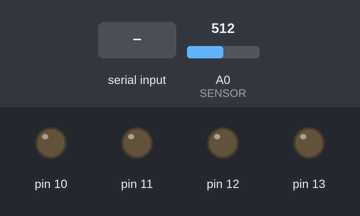
The sketch below on a simulated Arduino Uno, built with avr-gcc and run on an emulated ATmega328P. On the bench: output pins drawn as LEDs (lit = HIGH). Dashed ring = blinking. Inputs (shaded band) come from the test bench; at power-on: A0 (SENSOR) = 512. What the sketch prints to the serial monitor is not drawn.

Above: at 1.2 s.
1.3 s: byte 2 (2) received over Serial
At 1.63 s:
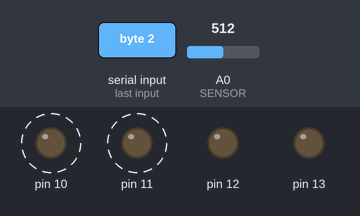
4.3 s: byte 1 (1) received over Serial
At 5.2 s:
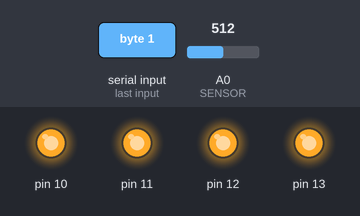
6.2 s: byte 2 (2) received over Serial
At 12.1 s:
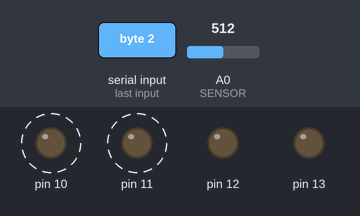
12.2 s: "1" received over Serial
At 13.1 s:
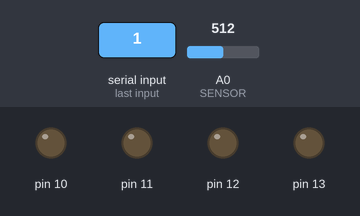
Timing chart, 0 to 15.2 s (numbered marks = the images above; inputs shaded):
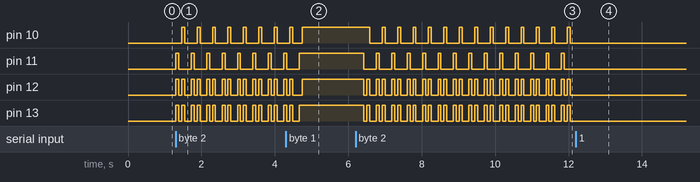

The sketch:

SS9_SserialDataToProcessing.ino
```cpp
//cordell
//SERIAL DATA to Processing

//potentiometer
const int SENSOR = A0; //sensor hooked up to analog pin A0
//Led lights
const int LED0=13;
const int LED2=12;
const int LED1=11;
const int LED3=10;
//potentiometer value
int vaL0 = 0;
//LED value
int vaL1=0;

void setup() {
  pinMode (SENSOR, INPUT);
  pinMode(13,OUTPUT);
  pinMode(12,OUTPUT);
  pinMode(11,OUTPUT);
  pinMode(10,OUTPUT);
  Serial.begin(9600); // Start serial communication at 9600 baud
}

void loop() {
  vaL0 = analogRead(SENSOR); //read sensor and assign to variable called val
  vaL0 = vaL0 / 4; //divide val by 4 or remap values to get byte-sized 0-255
  delay(100); // Wait 100 milliseconds

  /////////Uncomment Serial.print() OR Serial.write() and not both!//////////////

  //Serial. println(val); //to send human-readable data to Arduino monitor
  Serial.write(vaL0);  //to send binary data to Processing

//LED
  if (Serial.available()) { // If data is available to read
    vaL1 = Serial.read(); // read it and store it in val
  }
  if (vaL1 == 0) { // If 0 received
    digitalWrite(13, LOW);digitalWrite(12, LOW);digitalWrite(11, LOW);digitalWrite(10, LOW);
  }
  else if (vaL1 == 1) { // If 1 received
      digitalWrite (13,HIGH); digitalWrite (11, HIGH);
      delay (80);
      digitalWrite (12,HIGH); digitalWrite (10, HIGH);
      delay (80);
      digitalWrite (11,HIGH); digitalWrite (12, HIGH);
     digitalWrite (13,HIGH); digitalWrite (11, HIGH);
      delay (80);
      digitalWrite (12,HIGH); digitalWrite (10, HIGH);
      delay (80);
      digitalWrite (11,HIGH); digitalWrite (12, HIGH);
  }
  else if (vaL1 == 2) { // If 2 received
    digitalWrite(13,HIGH);digitalWrite(12,HIGH);digitalWrite(11,HIGH);
   delay (80);
   digitalWrite(13,LOW);  digitalWrite(12,LOW); digitalWrite(11,LOW);
   delay (80);
   digitalWrite(10,HIGH);digitalWrite(13,HIGH);digitalWrite(12,HIGH);
   delay (80);
   digitalWrite(10,LOW);digitalWrite(13,LOW); digitalWrite(12,LOW);
   delay (80);

  }
  //delay(10); // Wait 10 milliseconds
}
```

Measured:
- after the input at 1.3 s, pin 10: alternates HIGH for 0.08 s and LOW for 0.34 s, starting after 0.16 s; pin 11: alternates HIGH for 0.08 s and LOW for 0.34 s, starting at once; pin 12, pin 13: LOW → HIGH at once, then repeats every 0.42 s: LOW 0.08 s, HIGH 0.08 s, LOW 0.18 s, HIGH 0.08 s
- after the input at 4.3 s, pin 11, pin 13: goes on until 4.7 s, then stays HIGH
- after the input at 6.2 s, pin 10: alternates HIGH for 0.08 s and LOW for 0.34 s, starting after 0.38 s; pin 11: alternates HIGH for 0.08 s and LOW for 0.34 s, starting after 0.22 s; pin 12, pin 13: HIGH → LOW after 0.22 s, then repeats every 0.42 s: HIGH 0.08 s, LOW 0.18 s, HIGH 0.08 s, LOW 0.08 s
- after the input at 12.2 s, pin 10–13: stops changing and stays LOW
